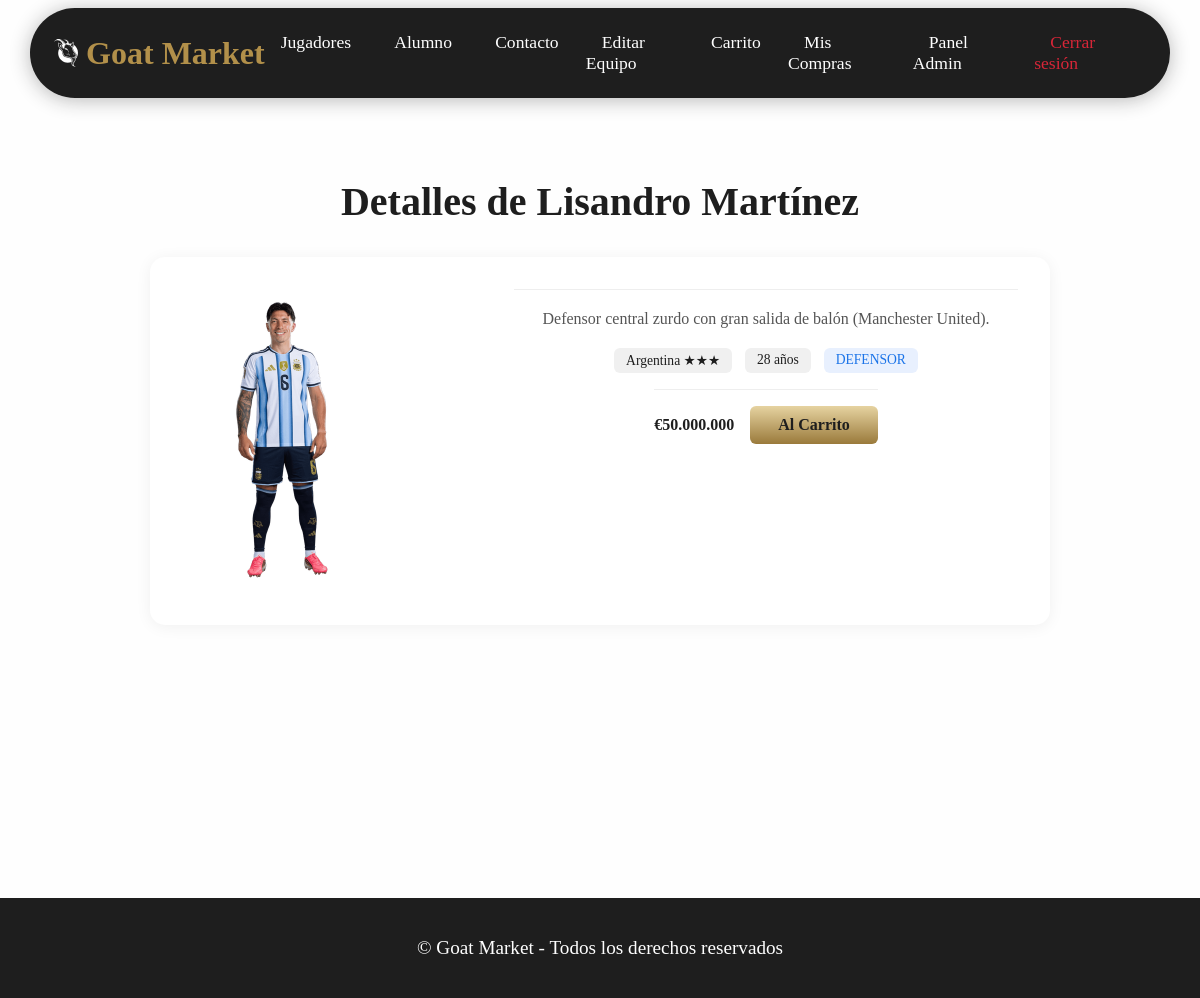
The app's page /index.php?sec=detalle&id=7 (signed in) with its own data.
### tables this page shows
CREATE TABLE `jugadores` (
  `id` int(10) unsigned NOT NULL AUTO_INCREMENT,
  `nombre_apellido` varchar(50) NOT NULL,
  `fecha_nacimiento` date NOT NULL,
  `descripcion` text DEFAULT NULL,
  `precio` smallint(5) unsigned NOT NULL,
  `imagen` varchar(50) DEFAULT NULL,
  `pais_id` int(11) DEFAULT NULL,
  PRIMARY KEY (`id`),
  KEY `pais_id` (`pais_id`),
  CONSTRAINT `pais_id` FOREIGN KEY (`pais_id`) REFERENCES `paises` (`id`) ON UPDATE CASCADE
);

CREATE TABLE `paises` (
  `id` int(11) NOT NULL AUTO_INCREMENT,
  `nombre` varchar(50) NOT NULL,
  `estrellas` tinyint(4) NOT NULL,
  `color` varchar(8) NOT NULL DEFAULT '#666666',
  PRIMARY KEY (`id`),
  UNIQUE KEY `uq_paises_nombre` (`nombre`)
);

### clases/Jugadores.php (called while the page is built, shortened)
<?php
class Jugadores
{
  private $id;
  private $nombre_apellido;
  private $descripcion;
  private $fecha_nacimiento;
  private $imagen;
  private $pais_id;
  private $pais_nombre;
  private $pais_estrellas;
  public function getId(){
    return $this -> id;
  }
  public function getNombre(){
    return $this -> nombre_apellido;
  }
  public function getDescripcion(){
    return $this -> descripcion;
  }
  public function getPrecio(){
    return $this -> precio;
  }
  public function getImagen(){
    return $this -> imagen;
  }
  public function getPais(){
    return $this -> pais_nombre ?? $this -> pais_id;
  }
  public function getPaisEstrellas(){
    return $this -> pais_estrellas;
  }
  public function getEdad(): int {
    $nacimiento = new DateTime($this->fecha_nacimiento);
    $hoy = new DateTime();
    return (int) $nacimiento->diff($hoy)->y;
  }
  public static function get_x_id(int $id): ?Jugadores
  {
    $conexion = Conexion::getConexion();
    $query = "SELECT j.*, p.nombre AS pais_nombre, p.color AS pais_color, p.estrellas AS pais_estrellas FROM jugadores j JOIN paises p ON j.pais_id = p.id WHERE j.id = :id LIMIT 1";
    $PDOStatement = $conexion -> prepare($query);
    $PDOStatement -> setFetchMode(PDO::FETCH_CLASS, self::class);
    $PDOStatement -> execute(["id" => $id]);
    $lista = $PDOStatement -> fetch();
    return !empty($lista) ? $lista : null;
  }
}
?>

### clases/Posiciones.php (called while the page is built, shortened)
<?php
class Posiciones
{
    public static function getPosicionesPorJugador(int $jugador_id): array
    {
        $conexion = Conexion::getConexion();
        $query = "SELECT pos.posicion FROM posicion_x_jugador pxj
                  JOIN posiciones pos ON pxj.posicion_id = pos.id
                  WHERE pxj.jugador_id = :jugador_id
                  ORDER BY pos.posicion";
        $PDOStatement = $conexion->prepare($query);
        $PDOStatement->execute(['jugador_id' => $jugador_id]);
        return $PDOStatement->fetchAll(PDO::FETCH_COLUMN);
    }
}

### clases/Carrito.php (called while the page is built, shortened)
<?php
require_once "Jugadores.php";
class Carrito
{
  public static function idsEnCarrito(int $usuario_id): array
  {
    $conexion = Conexion::getConexion();
    $query = "SELECT jugador_id FROM carrito WHERE usuario_id = :usuario_id";
    $stmt = $conexion->prepare($query);
    $stmt->execute(['usuario_id' => $usuario_id]);
    return $stmt->fetchAll(PDO::FETCH_COLUMN);
  }
}

### vistas/detalle.php (the view, shortened to what this page needs)
<?php
    require_once "clases/Jugadores.php";
    require_once "clases/Posiciones.php";
    require_once "clases/Carrito.php";
    $id = isset($_GET["id"]) ? $_GET["id"] : null;
    $jugador = Jugadores::get_x_id($id);
    if(!is_null($jugador)){
        $posicionesJugador = Posiciones::getPosicionesPorJugador($jugador->getId());
        $ya_en_carrito = isset($_SESSION['usuario_id']) && in_array($jugador->getId(), Carrito::idsEnCarrito($_SESSION['usuario_id']));
        $ids_comprados = [];
        if (isset($_SESSION['usuario_id'])) {
            $cnx = Conexion::getConexion();
            $s = $cnx->prepare("SELECT DISTINCT jugador_id FROM detalle_compra dc JOIN compras c ON dc.compra_id = c.id WHERE c.usuario_id = :uid");
            $s->execute(['uid' => $_SESSION['usuario_id']]);
            $ids_comprados = $s->fetchAll(PDO::FETCH_COLUMN);
        }
        $ya_comprado = in_array($jugador->getId(), $ids_comprados);
        ?>
        <h2>Detalles de <?= $jugador->getNombre() ?></h2>
        <div class="detalle">
            <?php if ($jugador->getImagen()): ?>
                <figure>
                    <img src="assets/img/<?= rawurlencode($jugador->getImagen()) ?>" alt="<?= htmlspecialchars($jugador->getNombre()) ?>">
                </figure>
            <?php endif; ?>
            <div>
                <p><?= htmlspecialchars($jugador->getDescripcion()) ?></p>
                <div>
                    <span><?= htmlspecialchars($jugador->getPais()) ?> <?= $jugador->getPaisEstrellas() > 5 ? $jugador->getPaisEstrellas() . '★' : str_repeat('★', $jugador->getPaisEstrellas()) ?></span>
                    <span><?= $jugador->getEdad() ?> años</span>
                    <?php if (!empty($posicionesJugador)): ?>
                        <?php foreach($posicionesJugador as $pos): ?>
                            <span class="posicion-tag"><?= htmlspecialchars($pos) ?></span>
                        <?php endforeach; ?>
                    <?php endif; ?>
                        </div>
                <div>
                    <strong>€<?= number_format($jugador->getPrecio() * 1000000, 0, ',', '.') ?></strong>
                    <?php if ($ya_en_carrito): ?>
                        <span class="button disabled">Ya está en tu carrito</span>
                    <?php elseif ($ya_comprado): ?>
                        <span class="button disabled">Ya comprado</span>
                    <?php else: ?>
                        <a href="actions/agregar_carrito_acc.php?id=<?= $jugador->getId() ?>" class="button">Al Carrito</a>
                    <?php endif; ?>
                        </div>
            </div>
        </div>
<?php }?>

### assets/css/style.css (style rules this page uses)
:root { --card-size: 300px; --main-color: #67b7fd; --golden-x: linear-gradient(90deg, #9A7A3B 0%, #E6D3A1 100%); --golden-y: linear-gradient(0deg, #9A7A3B 0%, #E6D3A1 100%); --golden: #b2904a; }
* { margin: 0; padding: 0; box-sizing: border-box; box-shadow: none; text-decoration: none; list-style: none; }
a { color: inherit; }
body { background-color: #fefefe; color: #1e1e1e; }
h2 { margin: auto; text-align: center; font-size: 2.5rem; margin-bottom: 2rem; }
img { height: var(--card-size); transform: scale(1) translateY(0px); transition: all cubic-bezier(0.63, 0.23, 0.00, 1.08) 1s; }
.detalle { display: flex; gap: 2rem; max-width: 900px; margin: 2rem auto; background: #fff; border-radius: 15px; padding: 2rem; box-shadow: 0 2px 16px rgba(0,0,0,0.06); }
.detalle > div { flex: 1; display: flex; flex-direction: column; gap: 1rem; }
.detalle > div p { font-size: 1rem; line-height: 1.6; color: #555; }
.detalle div { display: flex; gap: 0.8rem; }
.detalle div:last-of-type { justify-content: flex-start; gap: 1rem; align-items: center; padding-top: 1rem; border-top: 1px solid #eee; }
.detalle div span { padding: 0.25rem 0.75rem; background: #f0f0f0; border-radius: 6px; font-size: 0.85rem; }
.posicion-tag { background: #e8f0fe !important; color: #1a73e8; font-weight: 500; }
.detalle .button { width: auto; max-width: none; height: auto; padding: 10px 28px; font-size: 1rem; font-weight: 600; text-align: center; border: none; border-radius: 6px; }

### records on screen
jugadores: nombre_apellido "Lisandro Martínez", imagen (picture), descripcion "Defensor central zurdo con gran salida de balón (Manchester United).", pais.nombre "Argentina", pais.estrellas "★★★", fecha_nacimiento "28", $jugador->getPrecio()*1000000 "50.000.000"

### other values on screen
$value -> getTitulo() "Jugadores"
$value -> getTitulo() "Alumno"
$value -> getTitulo() "Contacto"
$value -> getTitulo() "Editar Equipo"
$pos "DEFENSOR"
